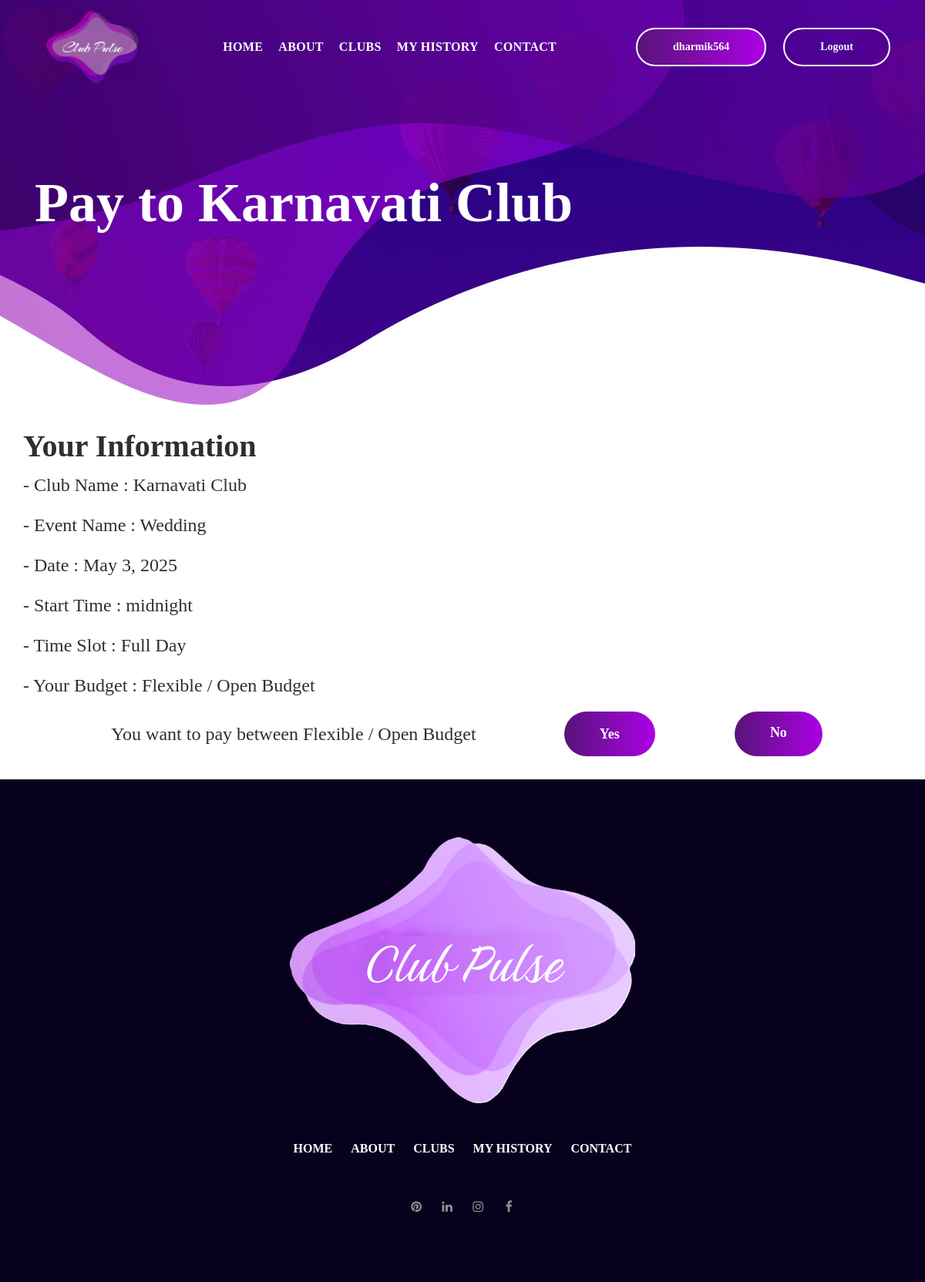
The page /my_history/1/4 on the database its author committed.
### exp_app/models.py (models this page shows, shortened)
class User_Detail(models.Model):
    user_id = models.AutoField(primary_key=True)
    name = models.CharField(max_length=100, verbose_name="Name", null=True)
    username = models.CharField(max_length=255,verbose_name='Username',null=True)
    mobile_number = models.CharField(max_length=10, verbose_name="Mobile_number", null=True)
    city = models.CharField(max_length=30, verbose_name="City", null=True)
    email = models.EmailField(max_length=100, verbose_name="Email_id")
    password = models.CharField(max_length=100, verbose_name="Password", null=True)
    profile_image = models.ImageField(upload_to='exp_app/static/images/user', null=True, blank=True)

class Club_Inquiry_Detail (models.Model):
    user = models.ForeignKey(User_Detail, on_delete=models.CASCADE, null=True)
    club = models.ForeignKey(Club_Detail, on_delete=models.CASCADE, null=True)
    event_name = models.CharField(verbose_name='Event Name', max_length=100, null=True)
    date = models.DateField(verbose_name='Event Date')
    start_time = models.TimeField(verbose_name='Start time')
    time_slot = models.CharField(verbose_name='Time Slot', max_length=100, null=True)
    budget = models.CharField(verbose_name='Budget', max_length=100, null=True)
    status = models.CharField(verbose_name='Status',max_length=10)
    status_reason = models.CharField(verbose_name='Status Reason',max_length=100, null=True)

class Club_Detail(models.Model):
    club_name = models.CharField(max_length=100, verbose_name="Club_name")
    club_profile_image = models.ImageField(upload_to='exp_app/static/images/club', null=True)
    club_owner_name = models.CharField(max_length=100, verbose_name="Club_owner_name", null=True)
    club_email = models.EmailField(max_length=100, verbose_name="Club_email")
    club_owner_email = models.EmailField(max_length=100, verbose_name="Club_owner_email", null=True)
    club_category = models.CharField(max_length=100, verbose_name="Club_category", null=True)
    club_phone = models.CharField(max_length=50, verbose_name="Club_phone", null=True)
    club_owner_mobile = models.CharField(max_length=50, verbose_name="Club_owner_mobile", null=True)
    club_password = models.CharField(max_length=100, verbose_name="Club_password")
    club_address = models.CharField(max_length=100, verbose_name="Club_address", null=True)
    club_city = models.CharField(max_length=30, verbose_name="Club_city", null=True)
    club_state = models.CharField(max_length=30, verbose_name="Club_state", null=True)
    club_country = models.CharField(max_length=30, verbose_name="Club_country", null=True)
    club_description = models.CharField(max_length=1000, verbose_name="Club_description", null=True)
    club_detail_description = models.CharField(max_length=2000, verbose_name="Club_detail_description", null=True)

### exp_app/views.py (the view)
# urls.py: path('my_history/<int:user_id>/<int:payer_data>', views.Payment_page, name='payment'),
def Payment_page(request, user_id, payer_data):
    data = models.User_Detail.objects.get(user_id=user_id)
    id = data.user_id
    email = data.email
    username = data.username
    profile_image = data.profile_image
    payer = models.Club_Inquiry_Detail.objects.get(id = payer_data)
    context = {
        'id' : id,
        'email' : email,
        'username' : username,
        'profile_image' : profile_image,
        'payer' : payer,
    }
    if request.method == 'POST':
        context1 = models.Paid_Customer.objects.create(
            payer=payer,
        )
        context1.save()
        return render(request, 'index.html', context)
    return render(request, 'payment.html', context)

### exp_app/templates/payment.html (shortened to what this page needs)
<!DOCTYPE html>
<html lang="en">
<head>
{% load static %}
<link rel="stylesheet" href="{% static 'css/bootstrap.min.css' %}">
<link rel="stylesheet" href="{% static 'css/font-awesome.min.css' %}">
<link rel="stylesheet" href="{% static 'css/swiper.min.css' %}">
<link rel="stylesheet" href="{% static 'css/style.css' %}">
</head>
<body class="elements-page">
<header class="site-header">
    <div class="header-bar">
        <div class="container-fluid">
            <div class="row align-items-center" style="margin-right: 15px;">
                <div class="col-10 col-lg-2 order-lg-1">
                    <div class="site-branding">
                        <div class="site-title">
                            <img src="{% static 'image/logo_club_pulse_3.PNG' %}" alt="logo">
                        </div>
                    </div>
                </div>
                <div class="col-2 col-lg-7 order-3 order-lg-2">
                    <nav class="site-navigation">
                        <ul>
                            <li><a href="{% url 'user_home' id %}">Home</a></li>
                            <li><a href="{% url 'about' id %}">About</a></li>
                            <li><a href="{% url 'club_list' id 'all' %}">Clubs</a></li>
                            {% if id != 0 %}
                                <li><a href="{% url 'my_history' id %}">My History</a></li>
                                <li><a href="{% url 'contact' id %}">Contact</a></li>
                            {% else %}
                                <li><a href="{% url 'user_login' %}">My History</a></li>
                                <li><a href="{% url 'user_login' %}">Contact</a></li>
                            {% endif %}
                        </ul>
                    </nav>
                </div>
                <div class="col-lg-3 d-none d-lg-block order-2 order-lg-2">
                    {% if id != 0 %}
                    <div class="login-username" style="display: flex;">
                        <span class="btn gradient-bg">{{ username }}</span>
                        <a class="btn btn-logout " href="{% url 'main_page' %}" style="color: aliceblue; margin-left: 10px;">Logout</a>
                    </div>
                    {% else %}
                    <div class="login-username">
                        <a class="btn gradient-bg" href="{% url 'login' %}">Login</a>
                    </div>
                    {% endif %}
                </div>
            </div>
        </div>
    </div>
    <div class="page-header elements-page-header">
        <div class="container">
            <div class="row">
                <div class="col-12">
                    <header class="entry-header">
                        <h1 class="entry-title">Pay to {{payer.club.club_name}}</h1>
                    </header>
                </div>
            </div>
        </div>
    </div>
</header>
<div style="margin: 30px;">
    <h1 class="entry-title" style="font-weight: bold;">Your Information</h1>
    <p style="font-size: x-large;">- Club Name : {{payer.club.club_name}}</p>
    <p style="font-size: x-large;">- Event Name : {{payer.event_name}}</p>
    <p style="font-size: x-large;">- Date : {{payer.date}}</p>
    <p style="font-size: x-large;">- Start Time : {{payer.start_time}}</p>
    <p style="font-size: x-large;">- Time Slot : {{payer.time_slot}}</p>
    <p style="font-size: x-large;">- Your Budget  : {{payer.budget}}</p>
    <form action="" method="post">
        <div style="display: flex; justify-content: space-evenly; font-size: x-large;">
            <p style="font-size: x-large; margin: 11px;">You want to pay between {{payer.budget}}</p>
            <button type="submit" name="submit" value="submit" class="btn gradient-bg" style="background-color: #2574fc00;border: rgba(255, 222, 173, 0);">Yes</button>
            <a href="{% url 'my_history' id %}" class="btn gradient-bg">No</a>
        </div>
    </form>
</div>
<footer class="site-footer">
    <div class="container">
        <div class="row">
            <div class="col-12">
                <figure class="footer-logo">
                    <img src="{% static 'image/logo_club_pulse1_remove_bg.png' %}" alt="logo">
                </figure>
                <nav class="footer-navigation">
                    <ul  class="flex flex-wrap justify-content-center align-items-center">
                        <li><a href="{% url 'user_home' id %}">Home</a></li>
                        <li><a href="{% url 'about' id %}">About</a></li>
                        <li><a href="{% url 'club_list' id 'all' %}">Clubs</a></li>
                        {% if id != 0 %}
                            <li><a href="{% url 'my_history' id %}">My History</a></li>
                        {% else %}
                            <li><a href="{% url 'user_login' %}">My History</a></li>
                        {% endif %}
                        {% if id != 0 %}
                            <li><a href="{% url 'contact' id %}">Contact</a></li>
                        {% else %}
                            <li><a href="{% url 'user_login' %}">Contact</a></li>
                        {% endif %}
                    </ul>
                </nav>
                <div class="footer-social">
                    <ul class="flex flex-wrap justify-content-center align-items-center">
                        <li><a href="#"><i class="fa fa-pinterest"></i></a></li>
                        <li><a href="#"><i class="fa fa-linkedin"></i></a></li>
                        <li><a href="#"><i class="fa fa-instagram"></i></a></li>
                        <li><a href="#"><i class="fa fa-facebook"></i></a></li>
                    </ul>
                </div>
            </div>
        </div>
    </div>
</footer>
</body>
</html>

### exp_app/static/css/style.css (style rules this page uses)
body { color: #2f2f2f; font-family: 'Calibri'; }
img { vertical-align: baseline; }
a { color: royalblue; }
.flex { display: flex !important; }
.btn { padding: 16px 46px; border: 2px solid #9a24c1; border-radius: 50px; font-size: 18px; font-weight: bold; line-height: 1; color: #232127; }
.btn.gradient-bg { padding: 18px 46px; border: 0; background: -moz-linear-gradient(180deg, rgba(171,0,229,1) 0%, rgba(88,20,121,1) 100%); background: -webkit-gradient(linear, left top, right top, color-stop(0%, rgba(88,20,121,1)), color-stop(100%, rgba(171,0,229,1))); background: -webkit-linear-gradient(180deg, rgba(171,0,229,1) 0%, rgba(88,20,121,1) 100%); background: -o-linear-gradient(180deg, rgba(171,0,229,1) 0%, rgba(88,20,121,1) 100%); background: -ms-linear-gradient(180deg, rgba(171,0,229,1) 0%, rgba(88,20,121,1) 100%); background: linear-gradient(270deg, rgba(171,0,229,1) 0%, rgba(88,20,121,1) 100%); filter: progid:DXImageTransform.Microsoft.gradient( startColorstr='#581479', endColorstr='#ab00e5',GradientType=1 ); color: #fff; }
.site-header { position: relative; }
.site-header .site-title img { max-height: 64px; }
.header-bar { position: absolute; top: 0; left: 0; z-index: 99; width: 100%; padding: 14px 0; }
.site-branding img { display: block; max-width: 100%; }
@media screen and (min-width: 992px) { .site-branding { margin-left: 45px; } }
@media screen and (min-width: 992px) { .site-header .site-title img { max-height: 999px; } }
.site-navigation { position: absolute; top: -22px; right: 15px; z-index: 9999; width: 100%; height: 22px; overflow: hidden; list-style: none; transition: all .35s; }
.site-navigation ul { position: fixed; top: 0; left: -320px; z-index: 9999; width: 320px; max-width: 80%; height: 100vh; overflow-x: scroll; padding: 30px; margin: 0; background: #9a28d7; transition: all 0.35s; }
.site-navigation ul li { display: block; padding: 10px 16px; font-size: 16px; font-weight: bold; letter-spacing: 0.02rem; text-transform: uppercase; }
.site-navigation ul li a { display: block; color: #fff; transition: all 0.35s; text-decoration: none; }
@media screen and (min-width: 992px) { .site-navigation { position: relative; top: auto; right: auto; height: auto; background: transparent; } }
@media screen and (min-width: 992px) { .site-navigation ul { display: flex; flex-wrap: wrap; justify-content: flex-end; align-items: center; position: relative; top: auto; left: auto; width: 100%; height: auto; padding: 0; overflow: auto; background: transparent; } }
@media screen and (min-width: 992px) { .site-navigation ul li a { color: #fff; } }
.site-header .login-username { margin-right: 45px; text-align: right; }
.site-header .login-username .btn, .hero-slider .btn { padding: 16px 46px; border: 2px solid #fff; }
.page-header { height: 250px; padding: 100px 0 0; background-position: center; background-repeat: no-repeat; background-size: cover !important; }
.page-header .entry-title { font-size: 42px; font-weight: bold; color: #fff; }
@media screen and (min-width: 576px) { .page-header { height: 300px; } }
@media screen and (min-width: 576px) { .page-header .entry-title { font-size: 52px; } }
@media screen and (min-width: 992px) { .page-header { height: 400px; padding: 150px 0; } }
@media screen and (min-width: 992px) { .page-header .entry-title { font-size: 72px; } }
@media screen and (min-width: 1200px) { .page-header { height: 525px; padding: 220px 0; } }
.elements-page-header { background-image: url("../image/elements-bg.jpg"); }
.site-footer { padding: 75px 0; background: #08011e; text-align: center; }
.footer-logo img { max-width: 100%; }
.footer-navigation ul, .footer-social ul { padding: 0; margin: 32px 0 0; list-style: none; }
.footer-navigation li { font-size: 16px; font-weight: bold; text-transform: uppercase; }
.footer-navigation li a { display: block; padding: 8px 12px; color: #fff; }
.footer-social li a { display: block; width: 16px; height: 22px; margin: 12px; color: #8f8f8f; transition: all .35s; }
.login-username { display: flex; align-items: end; justify-content: flex-end; gap: 12px; width: 100%; }
.login-username .btn { margin-left: 10px; padding: 12px 30px; border-radius: 50px; }
@media screen and (min-width: 992px) { .login-username .btn { padding: 10px 24px; font-size: 14px; } }
@media screen and (min-width: 992px) { .site-navigation ul li { padding: 0 10px; } }

### rows shown on the page
User_Detail: username "dharmik564"
Club_Inquiry_Detail: club.club_name "Karnavati Club", event_name "Wedding", date "May 3, 2025", start_time "midnight", time_slot "Full Day", budget "Flexible / Open Budget"
